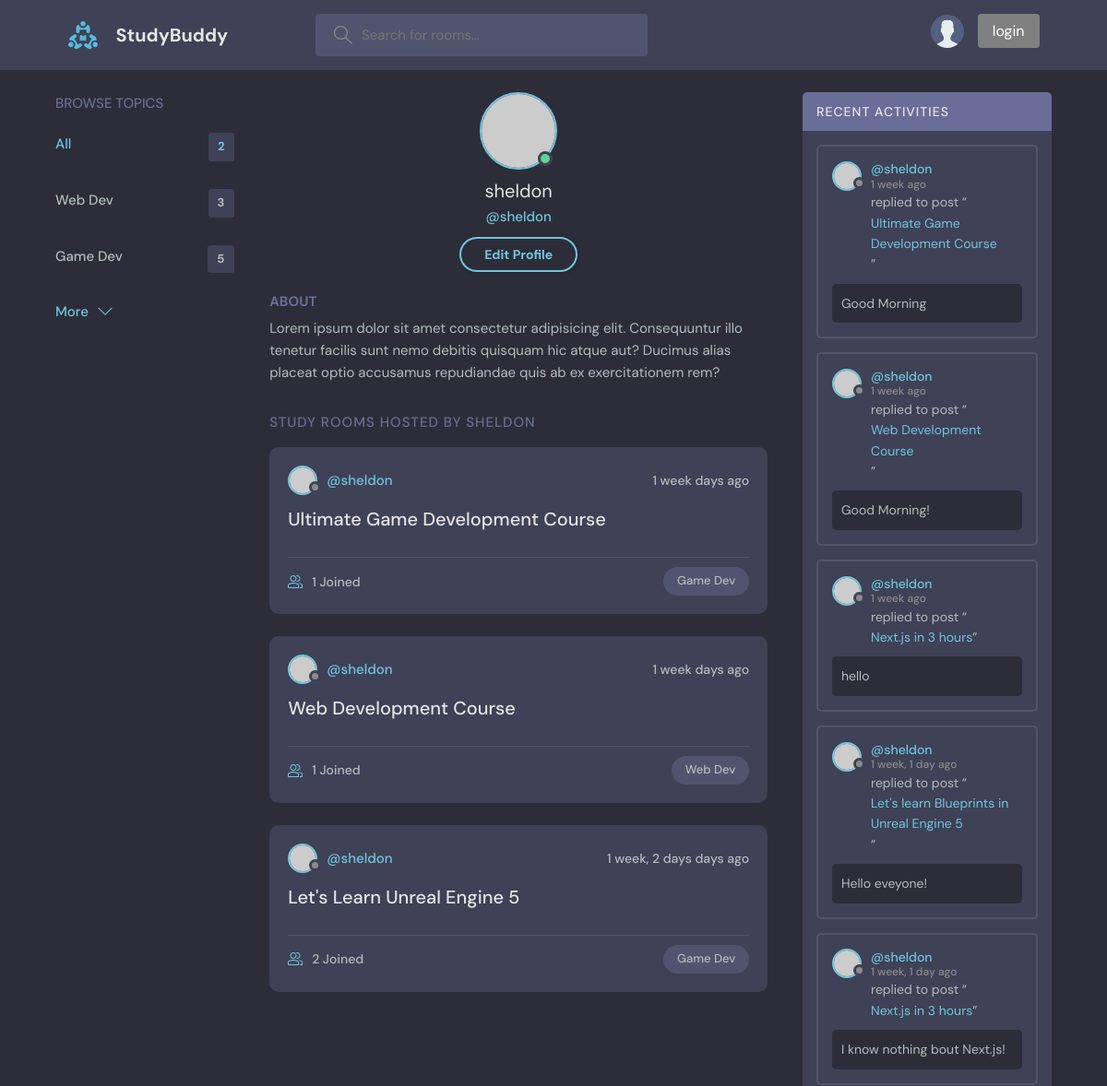
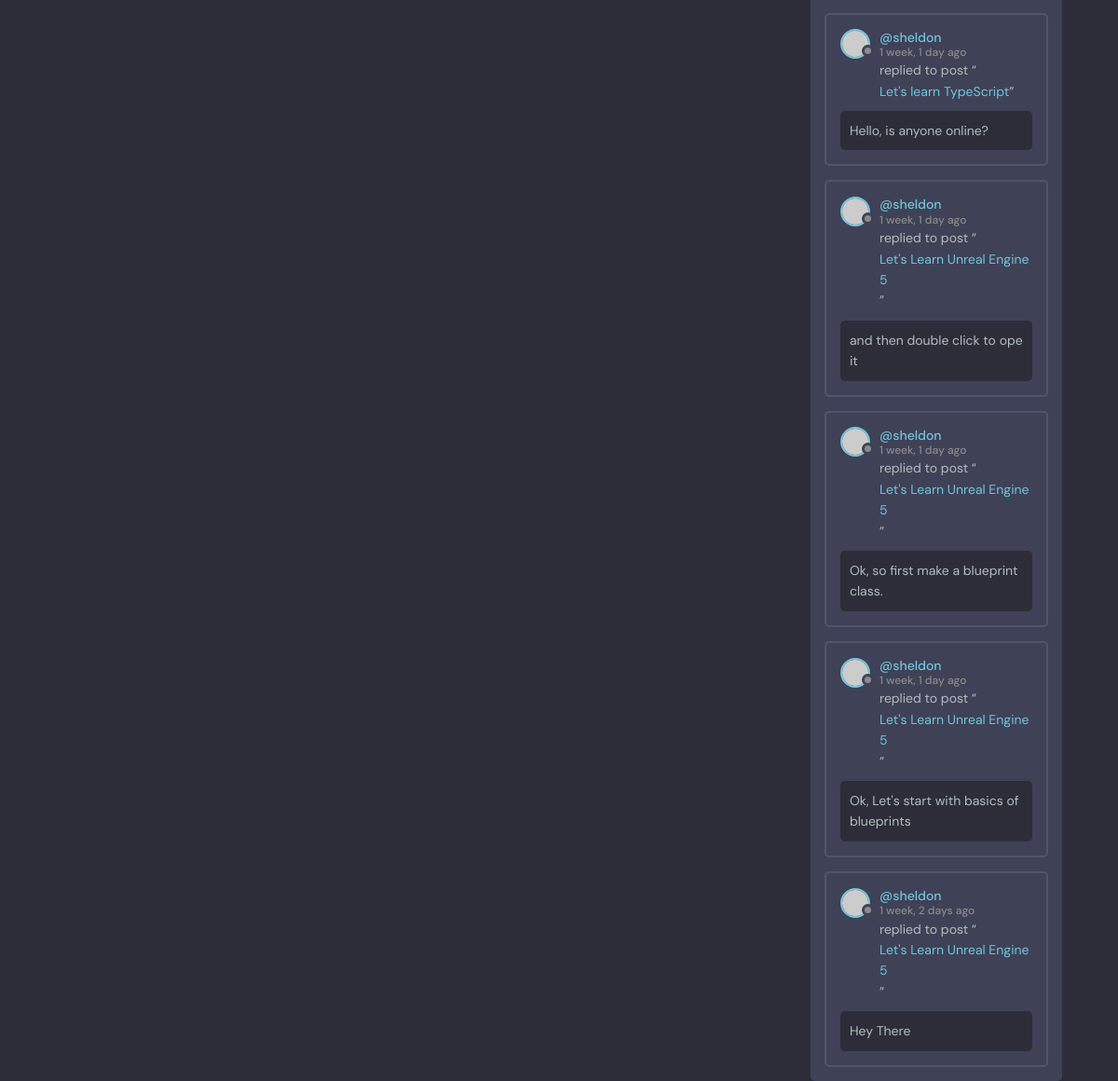
Page /profile/1/ on the committed database (2 pictures, top to bottom).
### base/models.py (models this page shows, shortened)
class Topic(models.Model):
    name = models.CharField(max_length=200)

class Room(models.Model):
    host = models.ForeignKey(User, on_delete=models.SET_NULL, null=True)
    topic = models.ForeignKey(Topic, on_delete=models.SET_NULL, null=True)
    name = models.CharField(max_length=200)
    description = models.TextField(null=True, blank=True)
    participants = models.ManyToManyField(User, related_name='participants', blank=True)
    updated = models.DateTimeField(auto_now=True)
    created = models.DateTimeField(auto_now_add=True)
    class Meta:
        ordering = ['-updated', '-created']
    def __str__(self):
        return self.name

class Message(models.Model):
    user  = models.ForeignKey(User, on_delete=models.CASCADE)
    room = models.ForeignKey(Room, on_delete=models.CASCADE)
    body = models.TextField()
    updated = models.DateTimeField(auto_now=True)
    created = models.DateTimeField(auto_now_add=True)
    class Meta:
        ordering = ['-updated', '-created']

### base/views.py (the view)
# urls.py: path('profile/<str:pk>/', views.userProfile, name="user-profile"),
def userProfile(request, pk):
    user = User.objects.get(id=pk)
    rooms = user.room_set.all()
    room_messages = user.message_set.all()
    topics = Topic.objects.all()
    context = { 'user': user, 'rooms': rooms, 'room_messages': room_messages, 'topics': topics }
    return render(request, 'base/profile.html', context)

### base/templates/base/profile.html
{% extends 'main.html' %}
{% block content %}
  <main class="profile-page layout layout--3">
    <div class="container">
      {% include 'base/topics_component.html' %}
      <div class="roomList">
        <div class="profile">
          <div class="profile__avatar">
            <div class="avatar avatar--large active">
              <img src="https://randomuser.me/api/portraits/men/11.jpg" />
            </div>
          </div>
          <div class="profile__info">
            <h3>{{user.username}}</h3>
            <p>@{{user.username}}</p>
            <a href="edit-user.html" class="btn btn--main btn--pill">Edit Profile</a>
          </div>
          <div class="profile__about">
            <h3>About</h3>
            <p>
              Lorem ipsum dolor sit amet consectetur adipisicing elit. Consequuntur illo tenetur
              facilis sunt nemo debitis quisquam hic atque aut? Ducimus alias placeat optio
              accusamus repudiandae quis ab ex exercitationem rem?
            </p>
          </div>
        </div>
        <div class="roomList__header">
          <div>
            <h2>Study Rooms Hosted by {{user.username}}</a>
            </h2>
          </div>
        </div>
        {% include 'base/feed_component.html' %}
      </div>
      {% include 'base/activity_component.html' %}
    </div>
  </main>
</body>
{% endblock content %}

### base/templates/base/topics_component.html
<div class="topics">
    <div class="topics__header">
      <h2>Browse Topics</h2>
    </div>
    <ul class="topics__list">
      <li>
        <a href="{% url 'home' %}" class="active">All<span>{{topics.count}}</span></a>
      </li>
      {% for topic in topics %}
      <li>
        <a href="{% url 'home' %}?q={{topic.name}}">{{topic.name}}<span>{{topic.room_set.all.count}}</span></a>
      </li>
      {% endfor %}
    </ul>
    <a class="btn btn--link" href="topics.html">
      More
      <svg
        version="1.1"
        xmlns="http://www.w3.org/2000/svg"
        width="32"
        height="32"
        viewBox="0 0 32 32"
      >
        <title>chevron-down</title>
        <path d="M16 21l-13-13h-3l16 16 16-16h-3l-13 13z"></path>
      </svg>
    </a>
  </div>

### base/templates/base/feed_component.html (shortened to what this page needs)
{% for room in rooms%}
<div class="roomListRoom">
  <div class="roomListRoom__header">
    <a href="{% url 'user-profile' room.host.id %}" class="roomListRoom__author">
      <div class="avatar avatar--small">
        <img src="https://randomuser.me/api/portraits/women/11.jpg" />
      </div>
      <span>@{{room.host.username}}</span>
    </a>
    <div class="roomListRoom__actions">
      <span>{{room.created|timesince}} days ago</span>
    </div>
  </div>
  <div class="roomListRoom__content">
    <a href="{% url 'room' room.id %}">{{room.name}}</a>
  </div>
  <div class="roomListRoom__meta">
    <a href="{% url 'room' room.id %}" class="roomListRoom__joined">
      {{room.participants.all.count}} Joined
    </a>
    <p class="roomListRoom__topic">{{room.topic.name}}</p>
  </div>
</div>
{% endfor %}

### base/templates/base/activity_component.html (shortened to what this page needs)
<div class="activities">
  <div class="activities__header">
    <h2>Recent Activities</h2>
  </div>
  {% for message in room_messages %}
  <div class="activities__box">
    <div class="activities__boxHeader roomListRoom__header">
      <a href="{% url 'user-profile' message.user.id %}" class="roomListRoom__author">
        <div class="avatar avatar--small">
          <img src="https://randomuser.me/api/portraits/women/11.jpg" />
        </div>
        <p>
          @{{message.user}}
          <span> {{message.created|timesince}} ago</span>
        </p>
      </a>
    </div>
    <div class="activities__boxContent">
      <p>
        replied to post “<a href="{% url 'room' message.room.id %}">{{message.room}}</a
        >”
      </p>
      <div class="activities__boxRoomContent">
        {{message.body}}
      </div>
    </div>
  </div>
  {% endfor %}
</div>

### rows in the picture
Topic: name "Web Dev", room_set.all.count "3"
Topic: name "Game Dev", room_set.all.count "5"
Room: host.username "sheldon", created "1 week", name "Ultimate Game Development Course", participants.all.count "1", topic.name "Game Dev"
Room: host.username "sheldon", created "1 week", name "Web Development Course", participants.all.count "1", topic.name "Web Dev"
Room: host.username "sheldon", created "1 week, 2 days", name "Let's Learn Unreal Engine 5", participants.all.count "2", topic.name "Game Dev"
Message: user "sheldon", created "1 week", room "Ultimate Game Development Course", body "Good Morning"
Message: user "sheldon", created "1 week", room "Web Development Course", body "Good Morning!"
Message: user "sheldon", created "1 week", room "Next.js in 3 hours", body "hello"
Message: user "sheldon", created "1 week, 1 day", room "Let's learn Blueprints in Unreal Engine 5", body "Hello eveyone!"
Message: user "sheldon", created "1 week, 1 day", room "Next.js in 3 hours", body "I know nothing bout Next.js!"
Message: user "sheldon", created "1 week, 1 day", room "Let's learn TypeScript", body "Hello, is anyone online?"
Message: user "sheldon", created "1 week, 1 day", room "Let's Learn Unreal Engine 5", body "and then double click to ope it"
Message: user "sheldon", created "1 week, 1 day", room "Let's Learn Unreal Engine 5", body "Ok, so first make a blueprint class."
Message: user "sheldon", created "1 week, 1 day", room "Let's Learn Unreal Engine 5", body "Ok, Let's start with basics of blueprints"
Message: user "sheldon", created "1 week, 2 days", room "Let's Learn Unreal Engine 5", body "Hey There"

### other values in the picture
{{ topics.count }} "2"
{{ user.username }} "sheldon"
{{ user.username }} "SHELDON"
